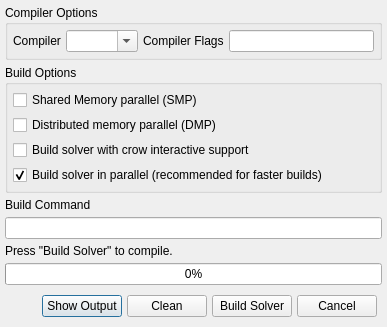
<?xml version="1.0" encoding="UTF-8"?>
<ui version="4.0">
 <class>run_dialog</class>
 <widget class="QDialog" name="run_dialog">
  <property name="geometry">
   <rect>
    <x>0</x>
    <y>0</y>
    <width>387</width>
    <height>289</height>
   </rect>
  </property>
  <property name="windowTitle">
   <string>Run</string>
  </property>
  <layout class="QVBoxLayout" name="verticalLayout_run_dialog">
   <property name="spacing">
    <number>5</number>
   </property>
   <property name="leftMargin">
    <number>5</number>
   </property>
   <property name="topMargin">
    <number>5</number>
   </property>
   <property name="rightMargin">
    <number>5</number>
   </property>
   <property name="bottomMargin">
    <number>5</number>
   </property>
   <item>
    <widget class="QGroupBox" name="compiler_groupbox">
     <property name="title">
      <string>Compiler Options</string>
     </property>
     <property name="flat">
      <bool>true</bool>
     </property>
     <layout class="QHBoxLayout" name="horizontalLayout_2">
      <property name="spacing">
       <number>5</number>
      </property>
      <property name="leftMargin">
       <number>5</number>
      </property>
      <property name="topMargin">
       <number>5</number>
      </property>
      <property name="rightMargin">
       <number>5</number>
      </property>
      <property name="bottomMargin">
       <number>5</number>
      </property>
      <item>
       <widget class="QLabel" name="label_compiler">
        <property name="text">
         <string>Compiler</string>
        </property>
       </widget>
      </item>
      <item>
       <widget class="QComboBox" name="comboBox_compiler">
        <property name="editable">
         <bool>true</bool>
        </property>
       </widget>
      </item>
      <item>
       <widget class="QLabel" name="label_flags">
        <property name="text">
         <string>Compiler Flags</string>
        </property>
       </widget>
      </item>
      <item>
       <widget class="QLineEdit" name="lineEdit_compiler_flags">
        <property name="toolTip">
         <string>Fortran compiler flags; such as -O2</string>
        </property>
       </widget>
      </item>
     </layout>
    </widget>
   </item>
   <item>
    <widget class="QGroupBox" name="checkbox_groupbox">
     <property name="title">
      <string>Build Options</string>
     </property>
     <property name="flat">
      <bool>true</bool>
     </property>
     <layout class="QVBoxLayout" name="verticalLayout_2">
      <property name="spacing">
       <number>5</number>
      </property>
      <property name="leftMargin">
       <number>5</number>
      </property>
      <property name="topMargin">
       <number>5</number>
      </property>
      <property name="rightMargin">
       <number>5</number>
      </property>
      <property name="bottomMargin">
       <number>5</number>
      </property>
      <item>
       <widget class="QCheckBox" name="checkBox_smp">
        <property name="enabled">
         <bool>true</bool>
        </property>
        <property name="text">
         <string>Shared Memory parallel (SMP)</string>
        </property>
        <property name="checkable">
         <bool>true</bool>
        </property>
       </widget>
      </item>
      <item>
       <widget class="QCheckBox" name="checkBox_dmp">
        <property name="font">
         <font>
          <weight>50</weight>
          <bold>false</bold>
         </font>
        </property>
        <property name="text">
         <string>Distributed memory parallel (DMP)</string>
        </property>
       </widget>
      </item>
      <item>
       <widget class="QCheckBox" name="checkBox_crow">
        <property name="text">
         <string>Build solver with crow interactive support</string>
        </property>
       </widget>
      </item>
      <item>
       <widget class="QCheckBox" name="checkBox_parallel">
        <property name="text">
         <string>Build solver in parallel (recommended for faster builds)</string>
        </property>
        <property name="checkable">
         <bool>true</bool>
        </property>
        <property name="checked">
         <bool>true</bool>
        </property>
       </widget>
      </item>
     </layout>
    </widget>
   </item>
   <item>
    <widget class="QLabel" name="label_cmd">
     <property name="text">
      <string>Build Command</string>
     </property>
    </widget>
   </item>
   <item>
    <widget class="QLineEdit" name="lineEdit_cmd">
     <property name="readOnly">
      <bool>true</bool>
     </property>
    </widget>
   </item>
   <item>
    <widget class="QLabel" name="label_progressBar">
     <property name="text">
      <string>Press &quot;Build Solver&quot; to compile.</string>
     </property>
    </widget>
   </item>
   <item>
    <widget class="QProgressBar" name="progressBar">
     <property name="value">
      <number>0</number>
     </property>
    </widget>
   </item>
   <item>
    <widget class="QWidget" name="widget_2" native="true">
     <layout class="QHBoxLayout" name="horizontalLayout">
      <property name="spacing">
       <number>5</number>
      </property>
      <property name="leftMargin">
       <number>5</number>
      </property>
      <property name="topMargin">
       <number>5</number>
      </property>
      <property name="rightMargin">
       <number>5</number>
      </property>
      <property name="bottomMargin">
       <number>5</number>
      </property>
      <item>
       <spacer name="horizontalSpacer">
        <property name="orientation">
         <enum>Qt::Horizontal</enum>
        </property>
        <property name="sizeHint" stdset="0">
         <size>
          <width>40</width>
          <height>20</height>
         </size>
        </property>
       </spacer>
      </item>
      <item>
       <widget class="QPushButton" name="pushButton_show_out">
        <property name="text">
         <string>Show Output</string>
        </property>
       </widget>
      </item>
      <item>
       <widget class="QPushButton" name="pushButton_clean">
        <property name="text">
         <string>Clean</string>
        </property>
       </widget>
      </item>
      <item>
       <widget class="QPushButton" name="pushButton_build">
        <property name="text">
         <string>Build Solver</string>
        </property>
       </widget>
      </item>
      <item>
       <widget class="QPushButton" name="pushButton_cancel">
        <property name="text">
         <string>Cancel</string>
        </property>
       </widget>
      </item>
     </layout>
    </widget>
   </item>
  </layout>
 </widget>
 <resources/>
 <connections/>
</ui>
